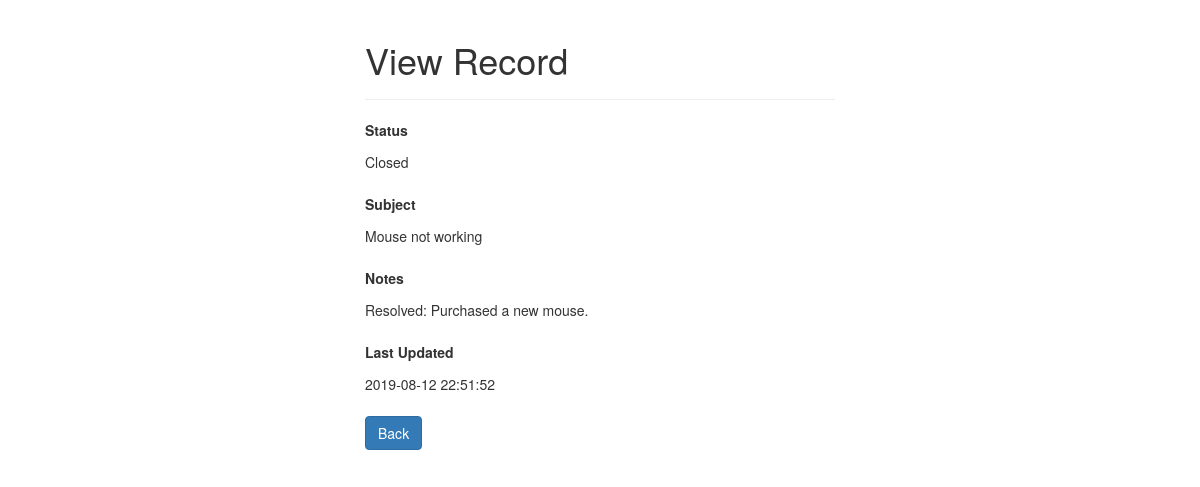
Screenshot of /Q2/read.php?id=3 with the database file from the repository.
### tables this page shows
CREATE TABLE `tickets` (
  `id` int(5) NOT NULL AUTO_INCREMENT,
  `status` varchar(255) NOT NULL,
  `user_id` int(5) NOT NULL,
  `subject` varchar(45) NOT NULL,
  `notes` varchar(255) DEFAULT NULL,
  `create_date` datetime NOT NULL DEFAULT CURRENT_TIMESTAMP,
  PRIMARY KEY (`id`),
  KEY `user_id` (`user_id`),
  CONSTRAINT `tickets_ibfk_1` FOREIGN KEY (`user_id`) REFERENCES `users` (`id`)
);

### Q2/read.php (the view, shortened to what this page needs)
<?php
if(isset($_GET["id"]) && !empty(trim($_GET["id"]))){
    require_once "config.php";
    $sql = "SELECT * FROM tickets WHERE id = ?";
    if($stmt = mysqli_prepare($link, $sql)){
        mysqli_stmt_bind_param($stmt, "i", $param_id);
        if(mysqli_stmt_execute($stmt)){
            $result = mysqli_stmt_get_result($stmt);
            if(mysqli_num_rows($result) == 1){
                $row = mysqli_fetch_array($result, MYSQLI_ASSOC);
            } else{
                header("location: error.php");
                exit();
            }
        } else{
            echo "Oops! Something went wrong. Please try again later.";
        }
    }
} else{
    header("location: error.php");
    exit();
}
?>
<!DOCTYPE html>
<html lang="en">
<head>
    <link rel="stylesheet" href="https://maxcdn.bootstrapcdn.com/bootstrap/3.3.7/css/bootstrap.css">
</head>
<body>
    <div class="wrapper">
        <div class="container-fluid">
            <div class="row">
                <div class="col-md-12">
                    <div class="page-header">
                        <h1>View Record</h1>
                    </div>
                    <div class="form-group">
                        <label>Status</label>
                        <p class="form-control-static"><?php echo $row["status"]; ?></p>
                    </div>
                    <div class="form-group">
                        <label>Subject</label>
                        <p class="form-control-static"><?php echo $row["subject"]; ?></p>
                    </div>
                    <div class="form-group">
                        <label>Notes</label>
                        <p class="form-control-static"><?php echo $row["notes"]; ?></p>
                    </div>
                    <div class="form-group">
                        <label>Last Updated</label>
                        <p class="form-control-static"><?php echo $row["create_date"]; ?></p>
                    </div>
                    <p><a href="tickets.php" class="btn btn-primary">Back</a></p>
                </div>
            </div>
        </div>
    </div>
</body>
</html>

### Q2/read.php (style rules this page uses)
.wrapper { width: 500px; margin: 0 auto; }

### rows the page displays
tickets: status "Closed", subject "Mouse not working", notes "Resolved: Purchased a new mouse.", create_date "2019-08-12 22:51:52"
